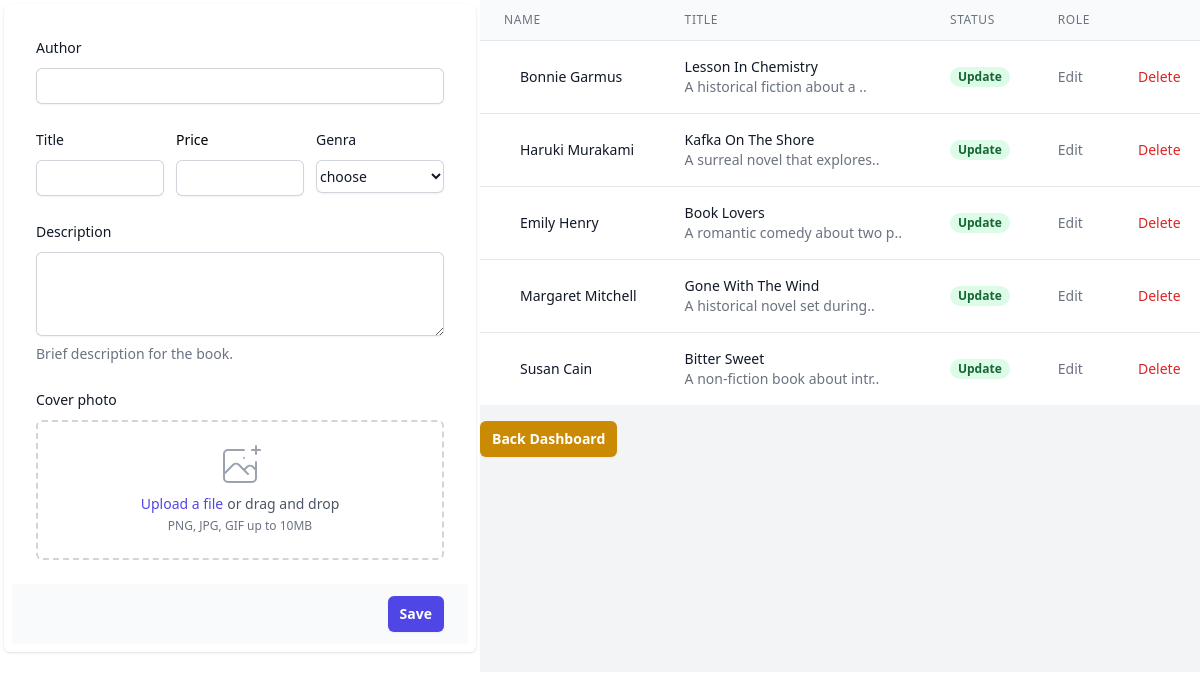
The app's page /php/admin/admin_add.php with its own data.
### tables this page shows
CREATE TABLE book (
  id INT(11) NOT NULL AUTO_INCREMENT PRIMARY KEY,
  author VARCHAR(255) NOT NULL,
  title VARCHAR(255) NOT NULL,
  description TEXT NOT NULL,
  price DECIMAL(10, 2) NOT NULL,
  category VARCHAR(255) NOT NULL,
  image VARCHAR(255) NOT NULL,
  created_at TIMESTAMP DEFAULT CURRENT_TIMESTAMP
);

### php/admin/admin_add.php (the view, shortened to what this page needs)
<?php
$conn = db_config();
?>
<script src="https://cdn.tailwindcss.com"></script>
<div class="wrapper w-full relative">
<div class="grid w-full grid-cols-5 ">
	<div class="p-1 col-span-2">
		<form method="post" enctype="multipart/form-data">
			<div class=" p-2 shadow sm:overflow-hidden sm:rounded-md">
				<div class="space-y-6 bg-white px-4 py-5 sm:p-6">
					<div class="col-span-6 sm:col-span-6 lg:col-span-1">
						<label for="city"
							class="block text-sm font-medium leading-6 text-gray-900">Author</label>
						<input type="text" name="author" id="city" autocomplete="address-level2"
							class="mt-2 block w-full rounded-md border-0 py-1.5 text-gray-900 shadow-sm ring-1 ring-inset ring-gray-300 placeholder:text-gray-400 focus:ring-2 focus:ring-inset focus:ring-indigo-600 sm:text-sm sm:leading-6">
					</div>
					<div class="grid grid-cols-3 gap-3">
						<div class="col-span-6 sm:col-span-6 lg:col-span-1">
							<label for="city"
								class="block text-sm font-medium leading-6 text-gray-900">Title</label>
							<input type="text" name="title" id="title" autocomplete="address-level2"
								class="mt-2 block w-full rounded-md border-0 py-1.5 text-gray-900 shadow-sm ring-1 ring-inset ring-gray-300 placeholder:text-gray-400 focus:ring-2 focus:ring-inset focus:ring-indigo-600 sm:text-sm sm:leading-6">
						</div>
						<div class="col-span-6 sm:col-span-3 lg:col-span-1">
							<label for="region" class="block text-sm font-medium leading-6 text-gray-90">Price</label>
							<input type="text" name="price" id="price" autocomplete="address-level1"
								class="mt-2 block w-full rounded-md border-0 py-1.5 text-gray-900 shadow-sm ring-1 ring-inset ring-gray-300 placeholder:text-gray-400 focus:ring-2 focus:ring-inset focus:ring-indigo-600 sm:text-sm sm:leading-6">
						</div>
						<div class="col-span-6 sm:col-span-3 lg:col-span-1">
						<label for="country" class="block text-sm font-medium leading-6 text-gray-900">Genra</label>
						<select id="category"  name="category" autocomplete="cateegory-name" class="mt-2 block w-full rounded-md border-0 bg-white py-1.5 text-gray-900 shadow-sm ring-1 ring-inset ring-gray-300 focus:ring-2 focus:ring-inset focus:ring-indigo-600 sm:text-sm sm:leading-6">
							<option disabled selected>choose</option>
						</select>
              			</div>
					</div>
					<div>
						<label for="about"
							class="block text-sm font-medium leading-6 text-gray-900">Description</label>
						<div class="mt-2">
							<textarea id="about" name="descr" rows="3"
								class="mt-1 block w-full rounded-md border-0 text-gray-900 shadow-sm ring-1 ring-inset ring-gray-300 placeholder:text-gray-400 focus:ring-2 focus:ring-inset focus:ring-indigo-600 sm:py-1.5 sm:text-sm sm:leading-6"></textarea>
						</div>
						<p class="mt-2 text-sm text-gray-500">Brief description for the book.</p>
					</div>
					<div>
						<label class="block text-sm font-medium leading-6 text-gray-900">Cover photo</label>
						<div
							class="mt-2 flex justify-center rounded-md border-2 border-dashed border-gray-300 px-6 pt-5 pb-6">
							<div class="space-y-1 text-center">
								<div class="flex text-sm text-gray-600">
									<label for="image"
										class="relative cursor-pointer rounded-md bg-white font-medium text-indigo-600 focus-within:outline-none focus-within:ring-2 focus-within:ring-indigo-500 focus-within:ring-offset-2 hover:text-indigo-500">
										<span>Upload a file</span>
									</label>
									<p class="pl-1">or drag and drop</p>
								</div>
								<p class="text-xs text-gray-500">PNG, JPG, GIF up to 10MB</p>
							</div>
						</div>
					</div>
				</div>
				<div class="bg-gray-50 px-4 py-3 text-right sm:px-6">
					<button type="submit" name="add_book"
						class="inline-flex justify-center rounded-md bg-indigo-600 py-2 px-3 text-sm font-semibold text-white shadow-sm hover:bg-indigo-500 focus-visible:outline focus-visible:outline-2 focus-visible:outline-offset-2 focus-visible:outline-indigo-500">Save</button>
				</div>
			</div>
		</form>
</div>
	<div class="bg-gray-100  col-span-3 relative">
		<table class="w-full overflow-y-scroll divide-y divide-gray-200 ">
					<thead class="bg-gray-50 ">
					<tr class="relative">
					<th
						scope="col"
						class="fixed px-6 py-3 text-xs font-medium tracking-wider text-left text-gray-500 uppercase"
					>
						Name
					</th>
					<th
						scope="col"
						class="px-6 py-3 text-xs font-medium tracking-wider text-left text-gray-500 uppercase"
					>
						Title
					</th>
					<th
						scope="col"
						class="px-6 py-3 text-xs font-medium tracking-wider text-left text-gray-500 uppercase"
					>
						Status
					</th>
					<th
						scope="col"
						class="px-6 py-3 text-xs font-medium tracking-wider text-left text-gray-500 uppercase"
					>
						Role
					</th>
					<th scope="col" class="relative px-6 py-3">
					</th>
					</tr>
					</thead>
					<tbody class="bg-white divide-y divide-gray-200 overflow-y-hidden">
					<?php $select_book = mysqli_query($conn, "SELECT * FROM book ORDER BY id DESC LIMIT 5"
);
					if(mysqli_num_rows($select_book) > 0){
						while ($row = mysqli_fetch_assoc($select_book)) {
					?>
						<tr class="transition-all hover:bg-gray-100 hover:shadow-lg ">
						<td class="px-6 py-4 whitespace-nowrap relative ">
						<div class="flex items-center">
							<div class="ml-4">
							<div class="text-sm font-medium text-gray-900 capitalize"><?php echo $row['author'];?></div>
							</div>
						</div>
						</td>
						<td class="px-6 py-4 whitespace-nowrap">
						<div class="text-sm text-gray-900 capitalize"><?php echo $row["title"]; ?></div>
						<div class="text-sm text-gray-500"><?php echo substr($row["description"],0, 29).'..'; ?></div>
						</td>
						<td class="px-6 py-4 whitespace-nowrap">
						<span
							class="inline-flex px-2 text-xs font-semibold leading-5 text-green-800 bg-green-100 rounded-full"
						>
						<a href="admin_add.php?update=<?php echo $row['id'];?>" class="">Update</a>
						</span>
						</td>
						<td class="px-6 py-4 text-sm whitespace-nowrap">
						<a href="admin_add.php?edit=<?php echo $row['id'];?>" class=" text-gray-500  hover:text-indigo-900">Edit</a>
</td>
						<td class="px-6 py-4 text-sm font-medium text-right whitespace-nowrap">
						<a href="<?php echo $id =  $row['id'];?>" class="text-red-600 hover:text-red-900">Delete</a>
						</td>
					</tr>
					<?php
						}
					}
					else {
						echo "no book added";
					}
					?>
					</tbody>
		</table>
					<a href="./admin_dashboard.php"class="inline-flex justify-center rounded-md bg-yellow-600 mt-4 py-2 px-3 text-sm font-semibold text-white shadow-sm hover:bg-yellow-500 focus-visible:outline focus-visible:outline-2 focus-visible:outline-offset-2 focus-visible:outline-indigo-500 ">Back Dashboard</a>
	</div>
</div>
<body>

### records on screen
book: author "Bonnie Garmus", title "Lesson In Chemistry", description "A historical fiction about a"
book: author "Haruki Murakami", title "Kafka On The Shore", description "A surreal novel that explores"
book: author "Emily Henry", title "Book Lovers", description "A romantic comedy about two p"
book: author "Margaret Mitchell", title "Gone With The Wind", description "A historical novel set during"
book: author "Susan Cain", title "Bitter Sweet", description "A non-fiction book about intr"
